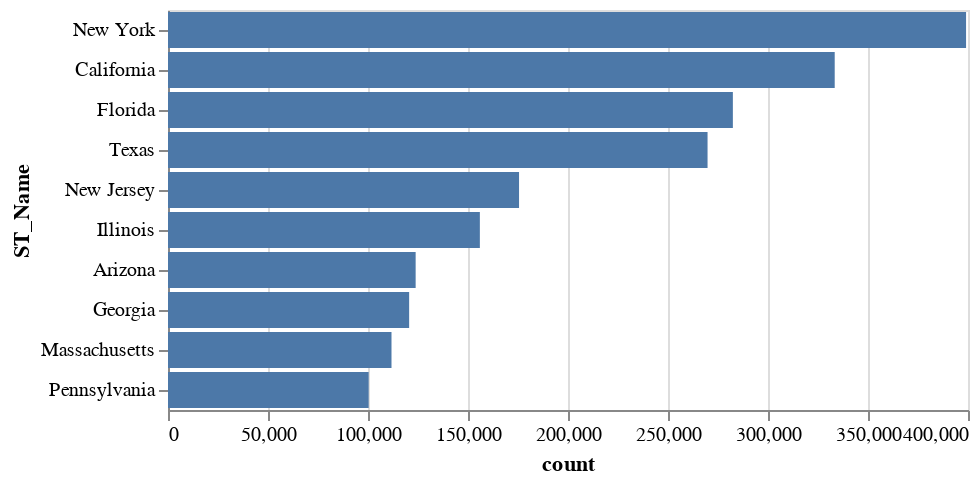

The notebook cell saved with this chart:
### Code cell
alt.Chart(df).transform_aggregate(
    count = 'sum(Confirmed):Q',
    groupby=['ST_Name']
).transform_window(
    rank='rank(count)',
    sort=[alt.SortField('count',order='descending')]
).transform_filter(
    alt.datum.rank < 11
).mark_bar().encode(
    y = alt.Y('ST_Name:N', sort = '-x'),
    x='count:Q'
)

### Figure 1 — Vega-Lite specification as saved in the notebook (floating-point values rounded to 4 significant figures; data arrays with more than 128 entries replaced by an {"elided": "..."} marker saying what was removed)
{"config": {"view": {"continuousWidth": 400, "continuousHeight": 300}}, "data": {"name": "data-ffebcc1ac28f161341be8d888aee328f"}, "mark": "bar", "encoding": {"x": {"field": "count", "type": "quantitative"}, "y": {"field": "ST_Name", "sort": "-x", "type": "nominal"}}, "transform": [{"aggregate": [{"op": "sum", "field": "Confirmed", "as": "count"}], "groupby": ["ST_Name"]}, {"window": [{"op": "rank", "field": "count", "as": "rank"}], "sort": [{"field": "count", "order": "descending"}]}, {"filter": "(datum.rank < 11)"}], "$schema": "https://vega.github.io/schema/vega-lite/v4.17.0.json", "datasets": {"data-ffebcc1ac28f161341be8d888aee328f": {"elided": "3250 records"}}}
